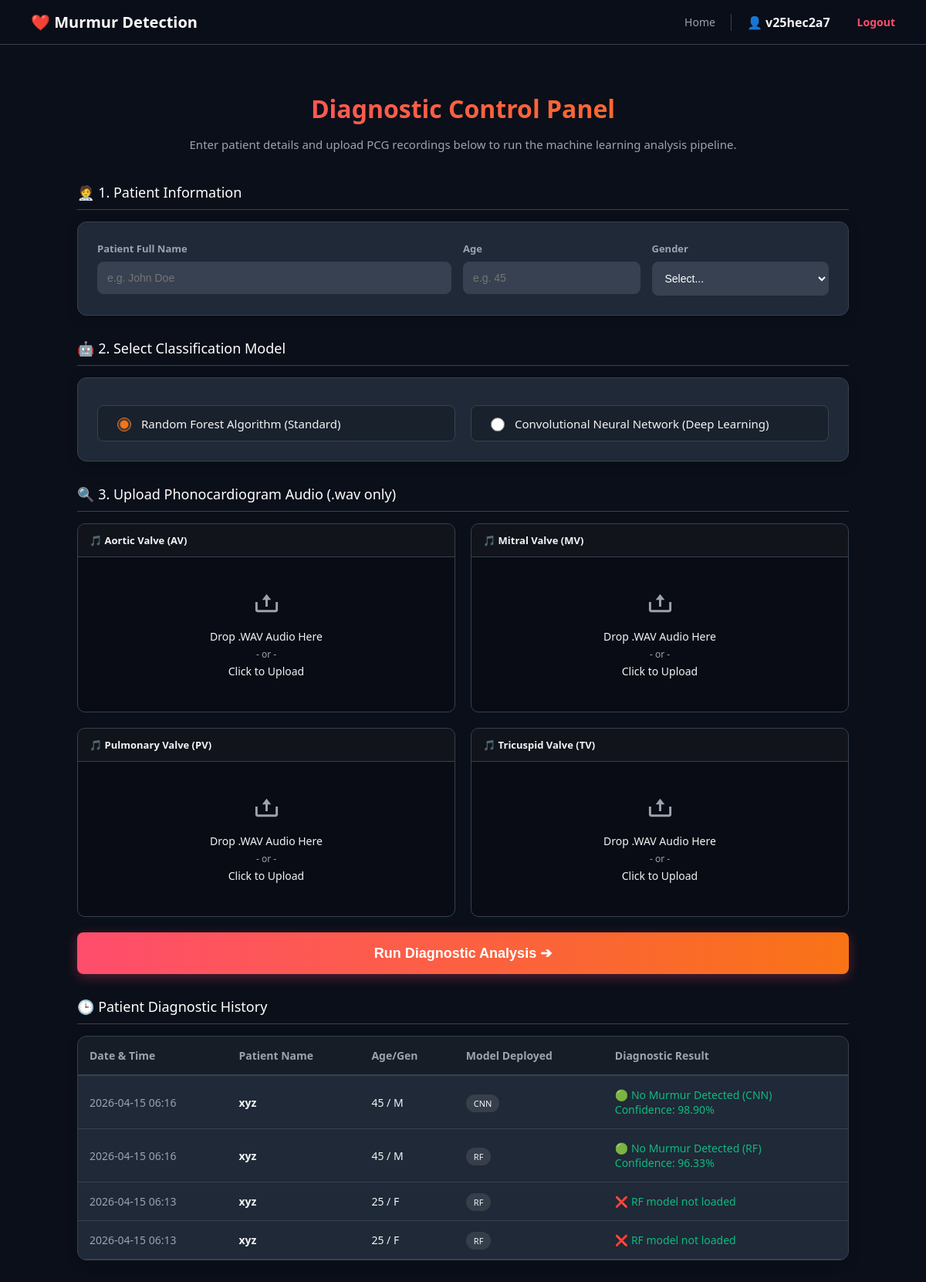
The app's page /dashboard (signed in) with its own data.
### tables this page shows
CREATE TABLE history (
        id INTEGER PRIMARY KEY AUTOINCREMENT,
        username TEXT NOT NULL,
        patient_name TEXT NOT NULL,
        patient_age INTEGER NOT NULL,
        patient_gender TEXT NOT NULL,
        model_used TEXT NOT NULL,
        result TEXT NOT NULL,
        timestamp DATETIME DEFAULT CURRENT_TIMESTAMP);

### app.py (the view, shortened to what this page needs)
@app.route("/dashboard", methods=["GET", "POST"])
def dashboard():
    if not session.get("logged_in"):
        return redirect(url_for("login"))
    username = session["user"]
    result = None
    spectrograms = {}
    history = []  # To store history records
    try:
        conn = get_db_connection()
        history = conn.execute('SELECT * FROM history WHERE username = ? ORDER BY timestamp DESC',
                               (username,)).fetchall()
        conn.close()
    except Exception as e:
        print(f"❌ Database Retrieval Error: {e}")
    return render_template("dashboard.html",
                           user=username,
                           result=result,
                           spectrograms=spectrograms,
                           history=history)

### app.py (called while the page is built)
@app.before_request
def make_session_permanent():
    session.permanent = True

def get_db_connection():
    db_path = os.path.join(os.getcwd(), 'database.db')
    conn = sqlite3.connect(db_path)
    conn.row_factory = sqlite3.Row
    return conn

### Templates/dashboard.html (shortened to what this page needs)
<!DOCTYPE html>
<html lang="en">
<head>
</head>
<body>
    <nav class="navbar">
        <a href="/" class="nav-brand">❤️ Murmur Detection</a>
        <div class="nav-links">
            <a href="/">Home</a>
            <span class="nav-user">👤 {{ user }}</span>
            <a href="/logout" style="margin-left: 15px; color: var(--accent-pink); font-weight: bold;">Logout</a>
        </div>
    </nav>
    <div class="container">
        <div class="page-header">
            <h1>Diagnostic Control Panel</h1>
            <p>Enter patient details and upload PCG recordings below to run the machine learning analysis pipeline.</p>
        </div>
        <form method="POST" enctype="multipart/form-data">
            <div class="section-title">🧑‍⚕️ 1. Patient Information</div>
            <div class="panel form-row">
                <div class="input-group">
                    <label>Patient Full Name</label>
                    <input type="text" name="patient_name" placeholder="e.g. John Doe" required value="{{ request.form.get('patient_name', '') }}">
                </div>
                <div class="input-group">
                    <label>Age</label>
                    <input type="number" name="patient_age" placeholder="e.g. 45" required min="0" max="120" value="{{ request.form.get('patient_age', '') }}">
                </div>
                <div class="input-group">
                    <label>Gender</label>
                    <select name="patient_gender" required>
                        <option value="" disabled selected>Select...</option>
                    </select>
                </div>
            </div>
            <div class="section-title">🤖 2. Select Classification Model</div>
            <div class="panel">
                <div class="radio-group">
                    <label class="radio-label"><input type="radio" name="model_type" value="rf" {% if request.form.get('model_type') != 'cnn' %}checked{% endif %}> Random Forest Algorithm (Standard)</label>
                    <label class="radio-label"><input type="radio" name="model_type" value="cnn" {% if request.form.get('model_type') == 'cnn' %}checked{% endif %}> Convolutional Neural Network (Deep Learning)</label>
                </div>
            </div>
            <div class="section-title">🔍 3. Upload Phonocardiogram Audio (.wav only)</div>
            <div class="upload-grid">
                <div class="upload-box-container">
                    <div class="upload-header">
                        <span>🎵 Aortic Valve (AV)</span>
                    </div>
                    <label class="drop-zone" for="av-audio" id="av-label">
                        <svg viewBox="0 0 24 24"><path d="M11 15h2V9h3l-4-5-4 5h3z"/><path d="M20 18H4v-7H2v7c0 1.1.9 2 2 2h16c1.1 0 2-.9 2-2v-7h-2v7z"/></svg>
                        <div class="drop-text">Drop .WAV Audio Here<br><span>- or -</span><br>Click to Upload</div>
                    </label>
                </div>
                <div class="upload-box-container">
                    <div class="upload-header">
                        <span>🎵 Mitral Valve (MV)</span>
                    </div>
                    <label class="drop-zone" for="mv-audio" id="mv-label">
                        <svg viewBox="0 0 24 24"><path d="M11 15h2V9h3l-4-5-4 5h3z"/><path d="M20 18H4v-7H2v7c0 1.1.9 2 2 2h16c1.1 0 2-.9 2-2v-7h-2v7z"/></svg>
                        <div class="drop-text">Drop .WAV Audio Here<br><span>- or -</span><br>Click to Upload</div>
                    </label>
                </div>
                <div class="upload-box-container">
                    <div class="upload-header">
                        <span>🎵 Pulmonary Valve (PV)</span>
                    </div>
                    <label class="drop-zone" for="pv-audio" id="pv-label">
                        <svg viewBox="0 0 24 24"><path d="M11 15h2V9h3l-4-5-4 5h3z"/><path d="M20 18H4v-7H2v7c0 1.1.9 2 2 2h16c1.1 0 2-.9 2-2v-7h-2v7z"/></svg>
                        <div class="drop-text">Drop .WAV Audio Here<br><span>- or -</span><br>Click to Upload</div>
                    </label>
                </div>
                <div class="upload-box-container">
                    <div class="upload-header">
                        <span>🎵 Tricuspid Valve (TV)</span>
                    </div>
                    <label class="drop-zone" for="tv-audio" id="tv-label">
                        <svg viewBox="0 0 24 24"><path d="M11 15h2V9h3l-4-5-4 5h3z"/><path d="M20 18H4v-7H2v7c0 1.1.9 2 2 2h16c1.1 0 2-.9 2-2v-7h-2v7z"/></svg>
                        <div class="drop-text">Drop .WAV Audio Here<br><span>- or -</span><br>Click to Upload</div>
                    </label>
                </div>
            </div>
            <button type="submit" class="btn-submit">Run Diagnostic Analysis ➔</button>
        </form>
        <div class="section-title">🕒 Patient Diagnostic History</div>
        <div class="panel" style="padding: 0; overflow: hidden; overflow-x: auto;">
            {% if history %}
                <table class="history-table">
                    <thead>
                        <tr>
                            <th>Date & Time</th>
                            <th>Patient Name</th>
                            <th>Age/Gen</th>
                            <th>Model Deployed</th>
                            <th>Diagnostic Result</th>
                        </tr>
                    </thead>
                    <tbody>
                        {% for row in history %}
                        <tr>
                            <td style="white-space: nowrap; color: var(--text-muted);">{{ row['timestamp'][:16] }}</td>
                            <td style="font-weight: bold;">{{ row['patient_name'] }}</td>
                            <td>{{ row['patient_age'] }} / {{ row['patient_gender'][:1] }}</td>
                            <td><span style="background-color: rgba(255,255,255,0.1); padding: 4px 10px; border-radius: 20px; font-size: 11px;">{{ row['model_used'] }}</span></td>
                            <td>
                                <span style="{% if '🔴' in row['result'] %}color: var(--accent-pink);{% else %}color: #10b981;{% endif %}">
                                    {{ row['result'] | safe }}
                                </span>
                            </td>
                        </tr>
                        {% endfor %}
                    </tbody>
                </table>
            {% endif %}
        </div>
    </div>
</body>
</html>

### Templates/dashboard.html (style rules this page uses)
:root { --bg-base: #0b0f19; --bg-panel: #1f2937; --bg-input: #374151; --border-color: #374151; --text-main: #f3f4f6; --text-muted: #9ca3af; --accent-pink: #ff4d6d; --accent-orange: #f97316; --font-main: 'Segoe UI', Tahoma, Geneva, Verdana, sans-serif; }
body { background-color: var(--bg-base); color: var(--text-main); font-family: var(--font-main); margin: 0; padding: 0; }
.navbar { position: sticky; top: 0; z-index: 1000; background-color: rgba(11, 15, 25, 0.9); backdrop-filter: blur(10px); border-bottom: 1px solid var(--border-color); display: flex; justify-content: space-between; align-items: center; padding: 15px 40px; }
.nav-brand { font-size: 20px; font-weight: bold; color: white; text-decoration: none; display: flex; align-items: center; gap: 10px; }
.nav-links { display: flex; align-items: center; gap: 20px; }
.nav-links a { color: var(--text-muted); text-decoration: none; font-size: 14px; font-weight: 500; transition: color 0.2s; }
.nav-user { color: var(--text-main); font-weight: bold; border-left: 1px solid var(--border-color); padding-left: 20px; }
.container { width: 100%; max-width: 1000px; margin: 0 auto; padding: 40px 20px; }
.page-header { text-align: center; margin-bottom: 40px; }
.page-header h1 { font-size: 32px; margin-bottom: 10px; background: linear-gradient(90deg, var(--accent-pink), var(--accent-orange)); -webkit-background-clip: text; -webkit-text-fill-color: transparent; }
.page-header p { color: var(--text-muted); font-size: 15px; }
.section-title { font-size: 18px; margin-top: 30px; margin-bottom: 15px; display: flex; align-items: center; gap: 8px; color: white; border-bottom: 1px solid var(--border-color); padding-bottom: 10px; }
.panel { background-color: var(--bg-panel); border: 1px solid var(--border-color); border-radius: 12px; padding: 25px; margin-bottom: 25px; box-shadow: 0 4px 15px rgba(0,0,0,0.2); }
.form-row { display: grid; grid-template-columns: 2fr 1fr 1fr; gap: 15px; }
.input-group { display: flex; flex-direction: column; text-align: left; }
.input-group label { font-size: 13px; color: var(--text-muted); margin-bottom: 8px; font-weight: bold; }
input[type="text"], input[type="number"], select { width: 100%; padding: 12px; background-color: var(--bg-input); border: 1px solid var(--border-color); color: white; border-radius: 8px; box-sizing: border-box; font-size: 14px; transition: 0.2s; }
.radio-group { display: flex; gap: 20px; margin-top: 10px; }
.radio-label { display: flex; align-items: center; gap: 10px; font-size: 15px; cursor: pointer; color: var(--text-main); background-color: rgba(0,0,0,0.2); padding: 12px 20px; border-radius: 8px; border: 1px solid var(--border-color); transition: 0.2s; width: 100%; }
.radio-label input[type="radio"] { accent-color: var(--accent-orange); width: 18px; height: 18px; }
.upload-grid { display: grid; grid-template-columns: 1fr 1fr; gap: 20px; }
.upload-box-container { background-color: rgba(0,0,0,0.2); border: 1px solid var(--border-color); border-radius: 10px; overflow: hidden; display: flex; flex-direction: column; position: relative; }
.upload-header { background-color: rgba(255,255,255,0.03); padding: 12px 15px; font-size: 13px; font-weight: bold; color: var(--text-main); border-bottom: 1px solid var(--border-color); display: flex; justify-content: space-between; align-items: center; }
.drop-zone { padding: 40px 20px; text-align: center; cursor: pointer; transition: background 0.2s; display: flex; flex-direction: column; align-items: center; justify-content: center; min-height: 120px; }
.drop-zone svg { width: 35px; height: 35px; fill: var(--text-muted); margin-bottom: 15px; }
.drop-text { color: var(--text-main); font-size: 14px; line-height: 1.6; }
.drop-text span { color: var(--text-muted); font-size: 12px; }
.btn-submit { width: 100%; padding: 16px; background: linear-gradient(90deg, var(--accent-pink), var(--accent-orange)); color: white; font-weight: bold; font-size: 18px; border: none; border-radius: 8px; cursor: pointer; transition: transform 0.2s, box-shadow 0.2s; margin-top: 20px; box-shadow: 0 4px 15px rgba(255, 77, 109, 0.3); }
.history-table { width: 100%; border-collapse: collapse; font-size: 14px; text-align: left; }
.history-table th { background-color: rgba(0,0,0,0.3); color: var(--text-muted); font-weight: bold; padding: 15px; border-bottom: 2px solid var(--border-color); }
.history-table td { padding: 15px; border-bottom: 1px solid var(--border-color); color: var(--text-main); }

### records on screen
history: timestamp "2026-04-15 06:16", patient_name "xyz", patient_age "45", patient_gender "M", model_used "CNN", result "🟢 No Murmur Detected (CNN) Confidence: 98.90%"
history: timestamp "2026-04-15 06:16", patient_name "xyz", patient_age "45", patient_gender "M", model_used "RF", result "🟢 No Murmur Detected (RF) Confidence: 96.33%"
history: timestamp "2026-04-15 06:13", patient_name "xyz", patient_age "25", patient_gender "F", model_used "RF", result "❌ RF model not loaded"
history: timestamp "2026-04-15 06:13", patient_name "xyz", patient_age "25", patient_gender "F", model_used "RF", result "❌ RF model not loaded"

### other values on screen
{{ user }} "v25hec2a7"
